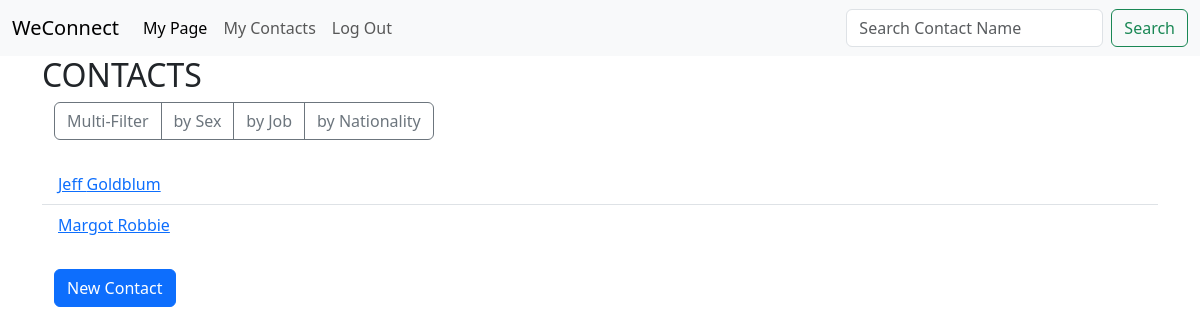
/contacts/ (signed in), run on an earlier commit of the app's database.
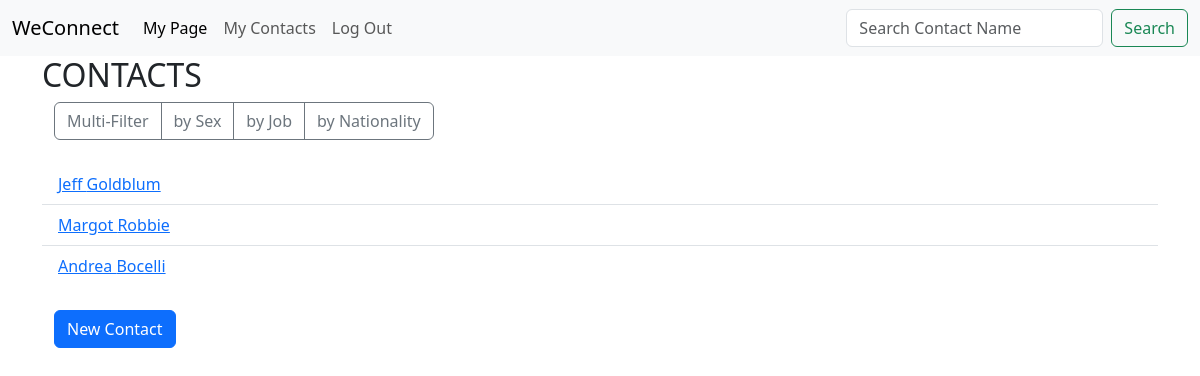
And on a later commit of the database.
### contacts/models.py (models this page shows, shortened)
class Contact(models.Model):
    first_name = models.TextField(max_length=200, default="")
    last_name = models.TextField(max_length=200, default="")
    SEX_CHOICES = (
        ("M", "Male"),
        ("F", "Female")
    )
    sex = models.CharField(
        max_length=1,
        choices=SEX_CHOICES)
    nationality = models.TextField(max_length=200, default="")
    email = models.TextField(max_length=500, default="")
    job = models.TextField(max_length=200, default="")
    experience = models.IntegerField(default=0)
    birthday = models.DateField(null=True)
    bio = models.TextField(
        default='TBA',
        max_length=2000
    )
    user = models.ForeignKey(
        User,
        on_delete=models.CASCADE,
        null=True
    )

### contacts/views.py (the view)
# urls.py: path('', views.ViewContacts, name='all_contacts'),
def ViewContacts(request):
    contacts = Contact.objects.filter(user = get_user(request))
    job_list = getJobFilerOptions
    nat_list = getNatFilterOptions
    template_name = 'contacts/webpages/all_contacts.html'
    context = {
        'jobs': job_list,
        'nationality': nat_list,
        'all_contacts': contacts,
        'filtered': False
    }
    return render(request, template_name, context)

### contacts/views.py (called while the page is built)
def getJobFilerOptions():
    jobs = Contact.objects.values_list('job', flat=True).distinct()
    job_list = list(jobs)
    return job_list

def getNatFilterOptions():
    nationalities = Contact.objects.values_list('nationality', flat=True).distinct()
    nat_list = list(nationalities)
    return nat_list

### contacts/templates/contacts/webpages/all_contacts.html (shortened to what this page needs)
{% extends 'contacts/webpages/base.html' %}
{% block body %}
  <h2>CONTACTS</h2>
  <div class = "container">
    <div class="btn-group" role = "group">
      <a class="btn btn-outline-secondary" href="{% url 'contacts:filter' %}">Multi-Filter</a>
      <button id="openSexForm" class="btn btn-outline-secondary" onclick="open_button1()">by Sex</button>
      <button id="openJobForm" class="btn btn-outline-secondary" onclick="open_button2()">by Job</button>
      <button id="openNatForm" class="btn btn-outline-secondary" onclick="open_button3()">by Nationality</button>
    </div>
  </div>
  <br>
  {% if all_contacts %}
    <ul class="list-group list-group-flush">
      {% for contact in all_contacts %}
        <li class="list-group-item">
          <a href="{% url 'contacts:view_contact' contact.id %}"> {{contact.first_name}} {{contact.last_name}} </a>
        </li>
      {% endfor %}
    </ul>
  {% else %}
    <br>
    <br>
    <p>No contacts</p>
    <br>
    <br>
  {% endif %}
  <br>
  <div class="container">
    <a class="btn btn-primary" href="{% url 'contacts:new_contact' %}">New Contact</a>
  </div>
{% endblock %}

What changed in the data, as far as the page shows it:
added Contact: first_name "Andrea", last_name "Bocelli"
